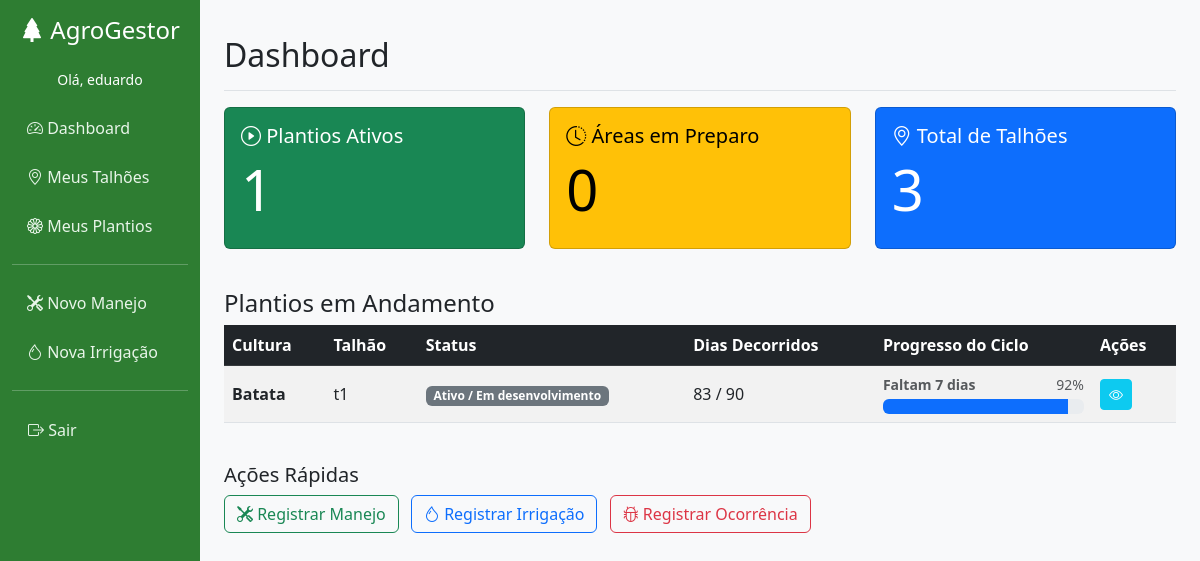
The app's page / (signed in), older data.
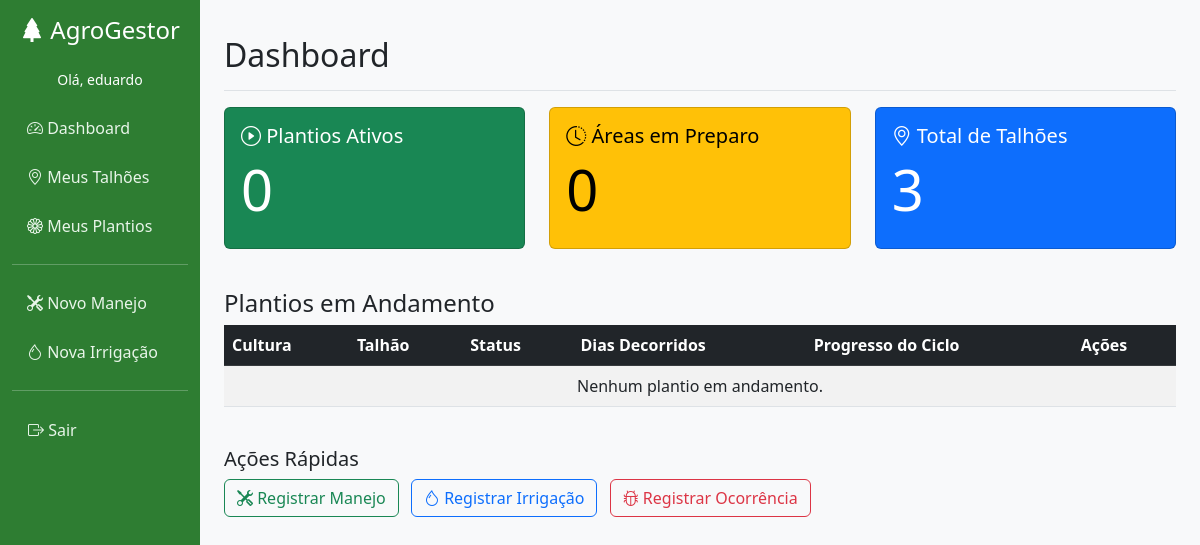
The same page, newer data.
### core/models.py (models this page shows, shortened)
class Plantio(models.Model):
    STATUS_CHOICES = [
        ('PREPARO', 'Preparo do talhão'),
        ('ATIVO', 'Ativo / Em desenvolvimento'),
        ('COLHEITA', 'Em Colheita'),
        ('FINALIZADO', 'Finalizado'),
    ]
    talhao = models.ForeignKey(Talhao, on_delete=models.CASCADE, related_name='plantios')
    cultura = models.CharField(max_length=100, blank=True, null=True, default="Preparo de Solo")
    variedade = models.CharField(max_length=100, blank=True, null=True)
    data_plantio = models.DateField(blank=True, null=True)
    ciclo_dias_estimado = models.PositiveIntegerField('Ciclo (dias)', blank=True, null=True, default=0)
    status = models.CharField(max_length=20, choices=STATUS_CHOICES, default='PREPARO')
    def dias_decorridos(self):
        if self.data_plantio:
            delta = date.today() - self.data_plantio
            return max(0, delta.days)
        return 0
    def dias_passados(self):
        return self.dias_decorridos()
    def dias_restantes(self):
        if not self.data_plantio or not self.ciclo_dias_estimado:
            return 0
        restantes = self.ciclo_dias_estimado - self.dias_passados()
        return max(0, restantes)
    def progresso_ciclo_porcentagem(self):
        if not self.data_plantio or not self.ciclo_dias_estimado:
            return 0
        decorridos = self.dias_decorridos()
        if decorridos >= self.ciclo_dias_estimado:
            return 100
        return int((decorridos / self.ciclo_dias_estimado) * 100)
    def porcentagem_progresso(self):
        return self.progresso_ciclo_porcentagem()

class Talhao(models.Model):
    TIPO_SOLO_CHOICES = [
        ('Arenoso', 'Arenoso'),
        ('Argiloso', 'Argiloso'),
        ('Misto', 'Misto'),
        ('Siltoso', 'Siltoso'),
        ('Outro', 'Outro'),
    ]
    usuario = models.ForeignKey(User, on_delete=models.CASCADE, related_name='talhoes')
    nome = models.CharField(max_length=100)
    area_m2 = models.DecimalField('Área (m²)', max_digits=10, decimal_places=2)
    tipo_solo = models.CharField(max_length=50, choices=TIPO_SOLO_CHOICES, default='Misto')
    coordenadas = models.JSONField(null=True, blank=True)
    observacoes = models.TextField(blank=True, null=True)

### core/views.py (the view)
# urls.py: path('', views.DashboardView.as_view(), name='dashboard'),
class DashboardView(LoginRequiredMixin, TemplateView):
    template_name = 'core/dashboard.html'
    def get_context_data(self, **kwargs):
        context = super().get_context_data(**kwargs)
        user = self.request.user
        plantios = Plantio.objects.filter(talhao__usuario=user)
        context['plantios_ativos'] = plantios.filter(status='ATIVO').count()
        context['areas_preparo'] = plantios.filter(status='PREPARO').count()
        context['total_talhoes'] = Talhao.objects.filter(usuario=user).count()
        context['plantios_andamento'] = plantios.exclude(status='FINALIZADO').order_by('-data_plantio')
        return context

### templates/core/dashboard.html (shortened to what this page needs)
{% extends 'index.html' %}
{% block content %}
<div class="d-flex justify-content-between flex-wrap flex-md-nowrap align-items-center pt-3 pb-2 mb-3 border-bottom">
    <h1 class="h2">Dashboard</h1>
</div>
<div class="row mb-4">
    <div class="col-md-4 mb-3">
        <div class="card text-bg-success">
            <div class="card-body">
                <h5 class="card-title"><i class="bi bi-play-circle"></i> Plantios Ativos</h5>
                <h2 class="display-4">{{ plantios_ativos }}</h2>
            </div>
        </div>
    </div>
    <div class="col-md-4 mb-3">
        <div class="card text-bg-warning">
            <div class="card-body">
                <h5 class="card-title"><i class="bi bi-clock-history"></i> Áreas em Preparo</h5>
                <h2 class="display-4">{{ areas_preparo }}</h2>
            </div>
        </div>
    </div>
    <div class="col-md-4 mb-3">
        <div class="card text-bg-primary">
            <div class="card-body">
                <h5 class="card-title"><i class="bi bi-geo-alt"></i> Total de Talhões</h5>
                <h2 class="display-4">{{ total_talhoes }}</h2>
            </div>
        </div>
    </div>
</div>
<h4>Plantios em Andamento</h4>
<div class="table-responsive">
    <table class="table table-striped table-hover align-middle">
        <thead class="table-dark">
            <tr>
                <th>Cultura</th>
                <th>Talhão</th>
                <th>Status</th>
                <th>Dias Decorridos</th>
                <th>Progresso do Ciclo</th>
                <th>Ações</th>
            </tr>
        </thead>
        <tbody>
            {% for p in plantios_andamento %}
            <tr>
                <td><strong>{{ p.cultura }}</strong></td>
                <td>{{ p.talhao.nome }}</td>
                <td><span class="badge bg-secondary">{{ p.get_status_display }}</span></td>
                <td>{{ p.dias_decorridos }} / {{ p.ciclo_dias_estimado }}</td>
                <td>
                    <div class="d-flex justify-content-between align-items-center mb-1">
                        <small class="text-muted fw-bold">
                            {% if p.dias_restantes <= 0 %}
                                <span class="text-success"><i class="bi bi-check-circle-fill"></i> Pronto</span>
                            {% else %}
                                Faltam {{ p.dias_restantes }} dias
                            {% endif %}
                        </small>
                        <small class="text-muted">{{ p.porcentagem_progresso }}%</small>
                    </div>
                    <div class="progress" style="height: 15px;">
                        <div class="progress-bar {% if p.porcentagem_progresso >= 100 %}bg-success{% else %}bg-primary{% endif %}" role="progressbar" style="width: {{ p.porcentagem_progresso }}%;" aria-valuenow="{{ p.porcentagem_progresso }}" aria-valuemin="0" aria-valuemax="100"></div>
                    </div>
                </td>
                <td>
                    <a href="{% url 'plantio_detail' p.id %}" class="btn btn-sm btn-info text-white" title="Detalhes"><i class="bi bi-eye"></i></a>
                </td>
            </tr>
            {% empty %}
            <tr>
                <td colspan="6" class="text-center">Nenhum plantio em andamento.</td>
            </tr>
            {% endfor %}
        </tbody>
    </table>
</div>
<div class="mt-4">
    <h5>Ações Rápidas</h5>
    <a href="{% url 'manejo_create' %}" class="btn btn-outline-success me-2"><i class="bi bi-tools"></i> Registrar Manejo</a>
    <a href="{% url 'irrigacao_create' %}" class="btn btn-outline-primary me-2"><i class="bi bi-droplet"></i> Registrar Irrigação</a>
    <a href="{% url 'ocorrencia_create' %}" class="btn btn-outline-danger"><i class="bi bi-bug"></i> Registrar Ocorrência</a>
</div>
{% endblock %}

Row changes from the older to the newer data that the page shows:
no longer on this page (row edited): Plantio: cultura "Batata", talhao.nome "t1", status "Ativo / Em desenvolvimento", dias_decorridos "83", ciclo_dias_estimado "90", dias_restantes "7", porcentagem_progresso "92"
Text that changed along with them:
{{ plantios_ativos }}: "1" → "0"
text now shown: "Nenhum plantio em andamento."
